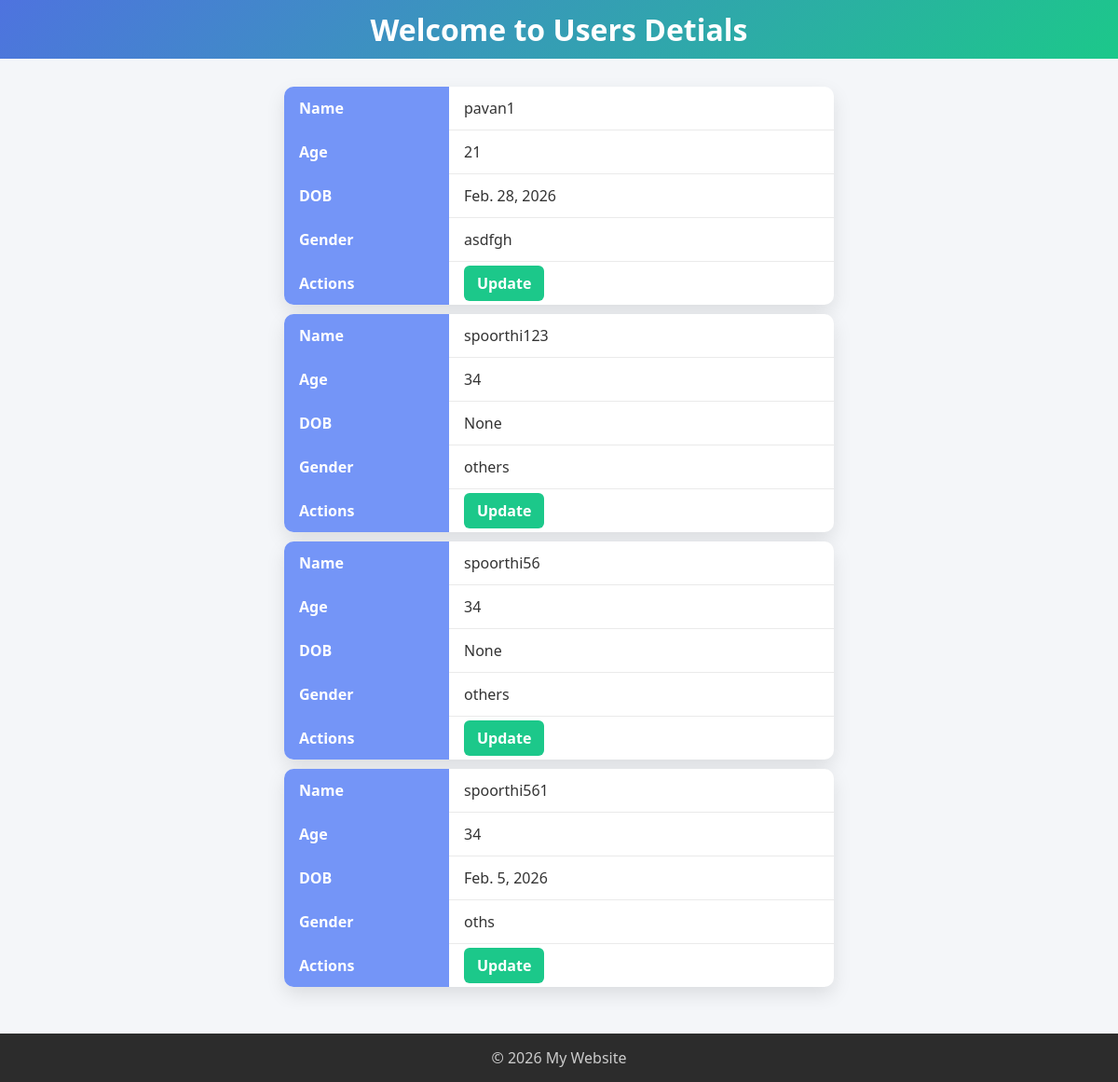
The page /karthik/app2/Teachers.html on the database as committed earlier.
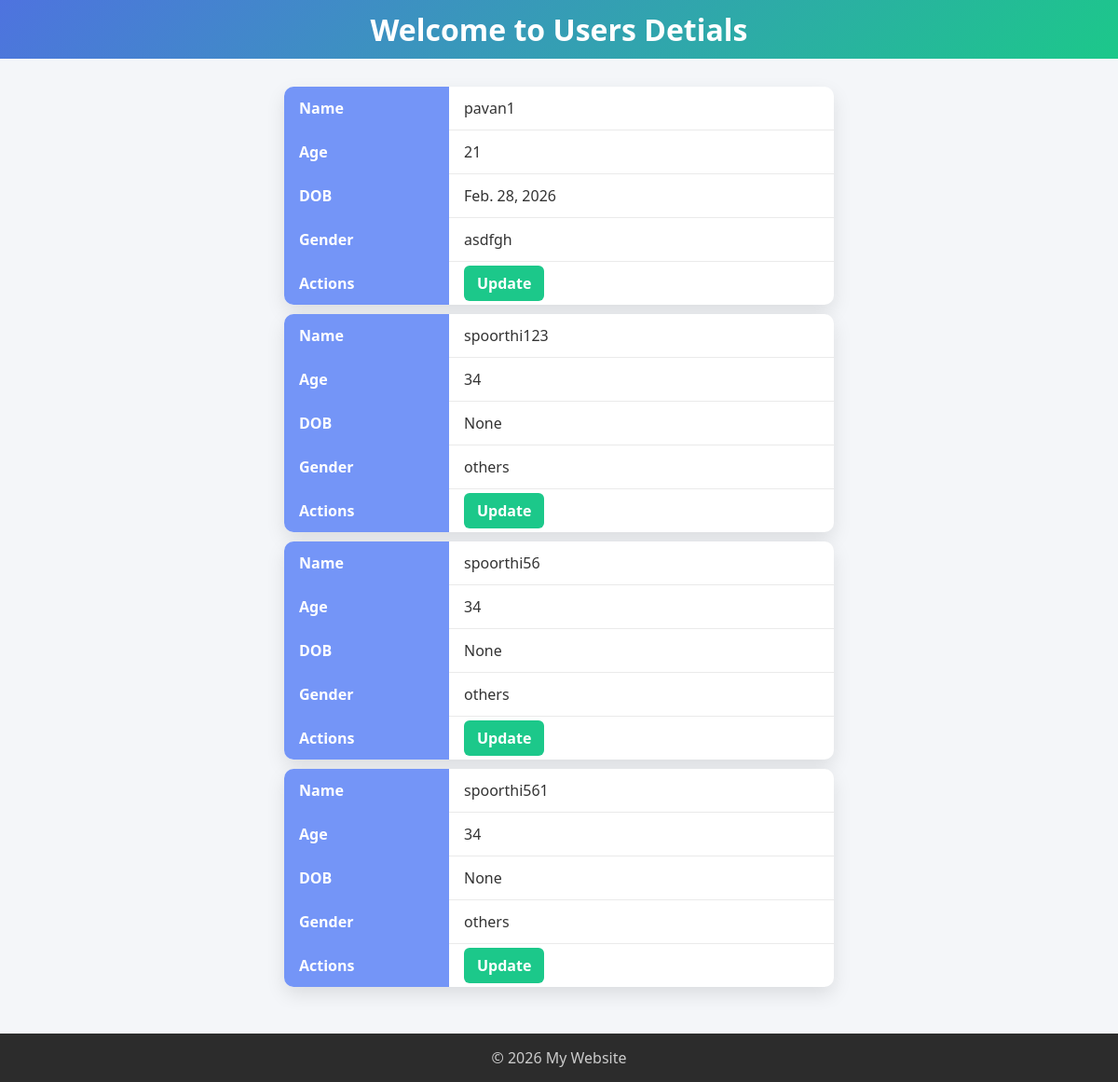
The same page on the database as committed later.
### app1/models.py (models this page shows, shortened)
class Teachers(models.Model):
    name = models.CharField(max_length=100)
    age = models.IntegerField(null=True,blank=True)
    Password = models.CharField(null=True,blank=True)
    Address = models.CharField(null=True,blank=True)
    DOB = models.DateField(null=True,blank=True)
    Gender = models.CharField(null=True,blank=True)

### app1/views.py (the view)
# urls.py: path('app2/Teachers.html', app1,name='app1'),
def app1(request):
 teachers = Teachers.objects.all()
 return render(request,'Teachers.html',{'teachers':teachers})

### templates/Teachers.html (shortened to what this page needs)
{% load static %}
<!DOCTYPE html>
<html lang="en">
<head>
 <link rel="stylesheet" href="{% static 'teachers.css' %}">
</head>
<body>
    <header>
        <h1>Welcome to Users Detials</h1>
    </header>
    <main>
        <section>
            {% for teacher in teachers %}
            <table>
                <tr>
                    <th>Name</th>
                    <td>{{ teacher.name }}</td>
                </tr>
                <tr>
                    <th>Age</th>
                    <td>{{ teacher.age }}</td>
                </tr>
                <tr>
                    <th>DOB</th>
                    <td>{{ teacher.DOB }}</td>
                </tr>
                <tr>
                    <th>Gender</th>
                    <td>{{ teacher.Gender }}</td>
                </tr>
                <tr>
                    <th>Actions</th>
                    <td><a href="{% url 'update' teacher.id %}">Update</a></td>
                </tr>
            </table>
            {% endfor %}
        </section>
    </main>
    <footer>
        <p>© 2026 My Website</p>
    </footer>
</body>
</html>

Rows that differ between the two databases and show on the page:
changed Teachers "spoorthi561": DOB "Feb. 5, 2026" → "None"; Gender "oths" → "others"
